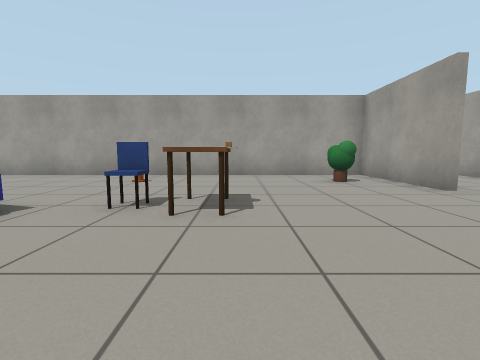
view 1 (above)

24 first-person views from a walk through a Gazebo world. The camera is 0.72 m above the floor, tilts 6° down and sees 85° across. The floor is counted in squares, 1 m on a side. Each view is taken from the middle of a square. On the plan, view 1 faces up. The plan holds only what a view shows up to about 9 squares ahead; the rest is blank.

view 2
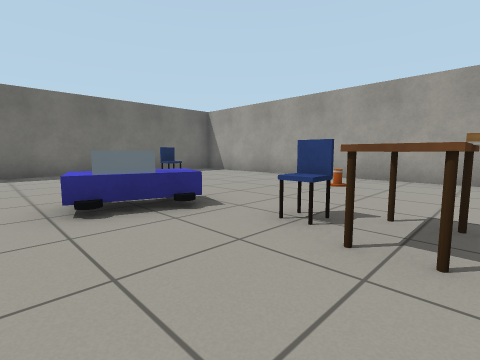

view 3
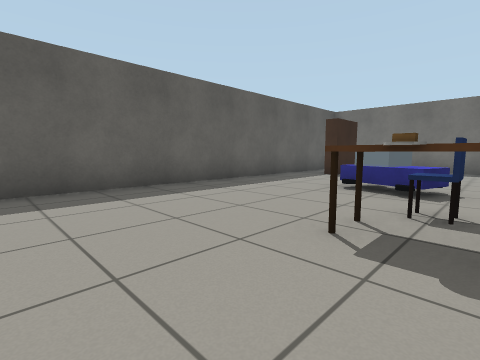

view 4
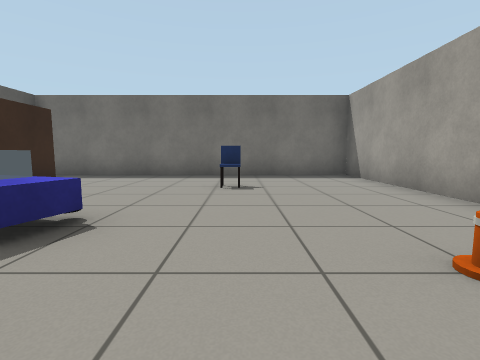

view 5
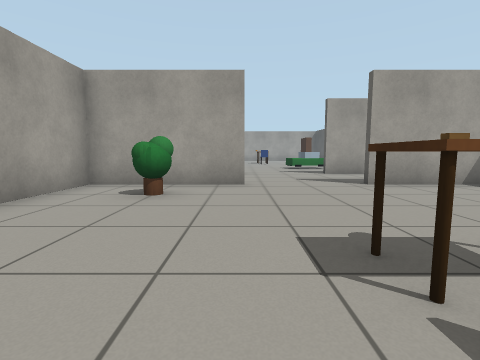

view 6
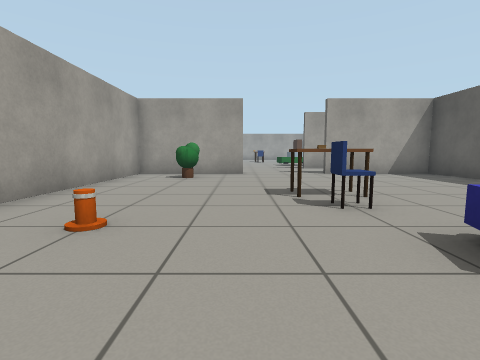

view 7
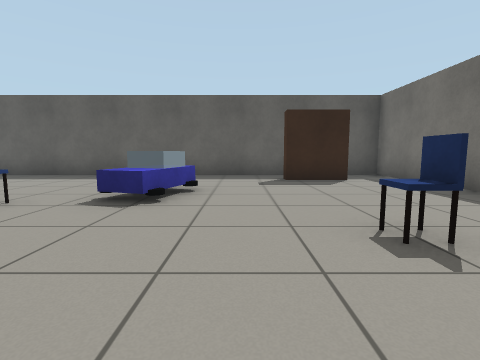

view 8
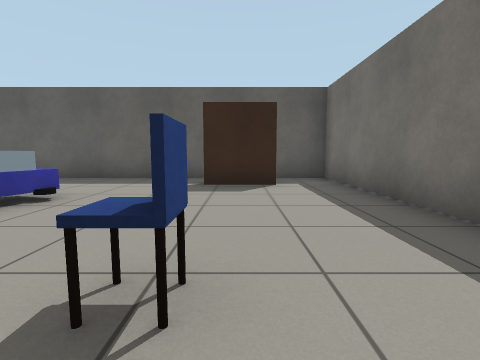

view 9
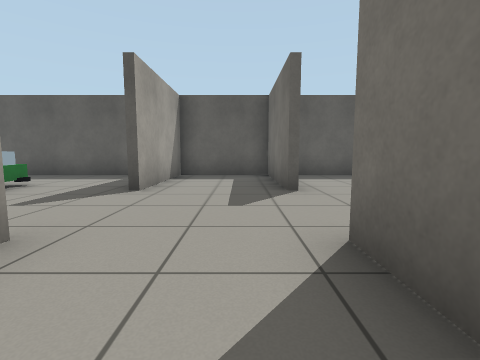

view 10
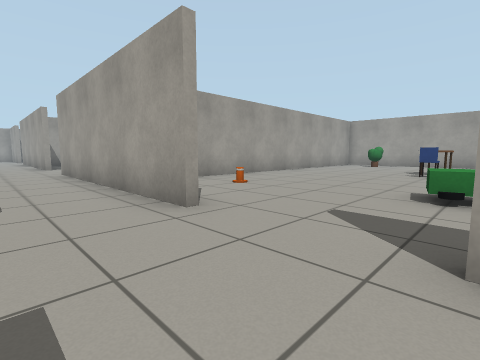

view 11
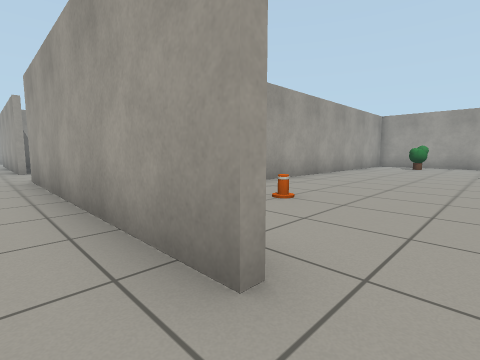

view 12
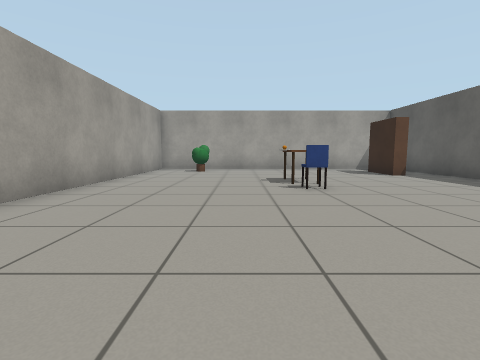

view 13
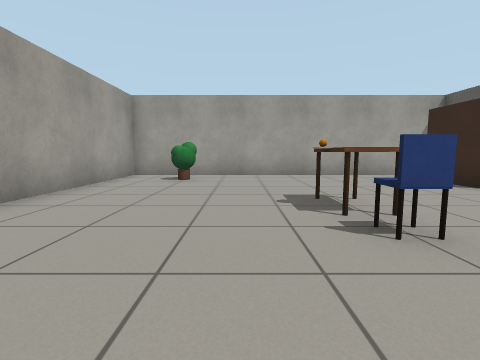

view 14
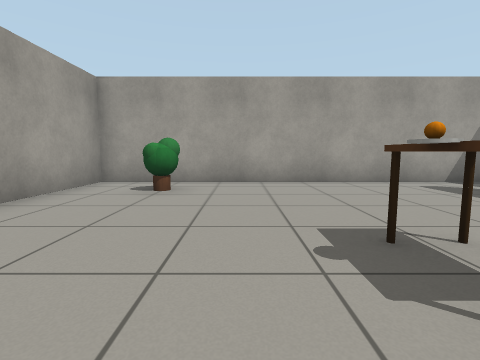

view 15
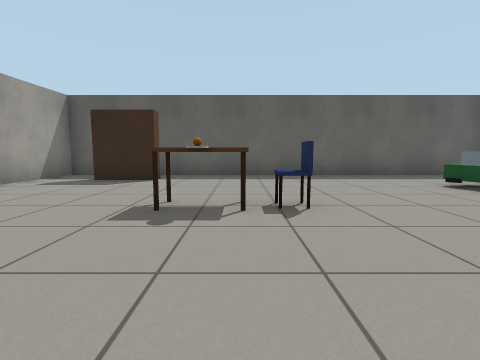

view 16
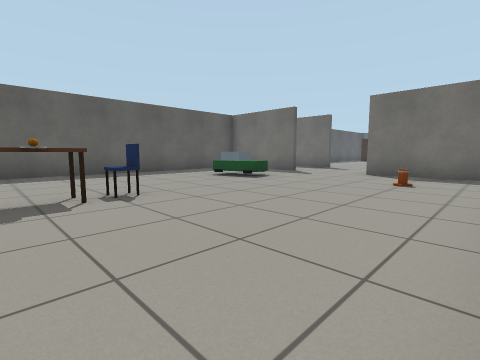

view 17
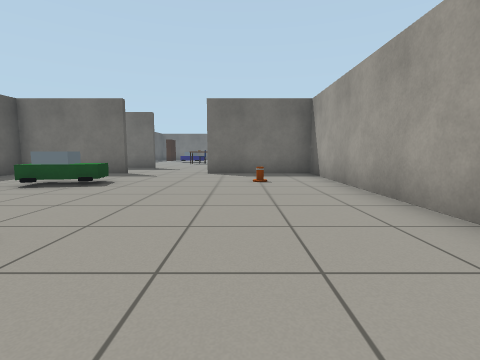

view 18
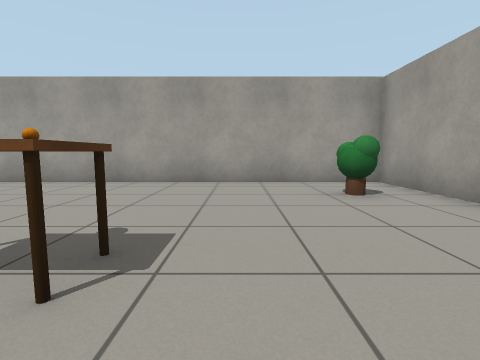

view 19
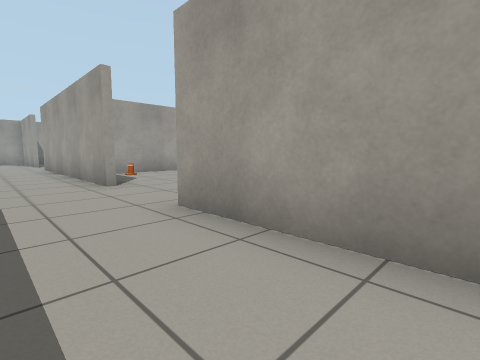

view 20
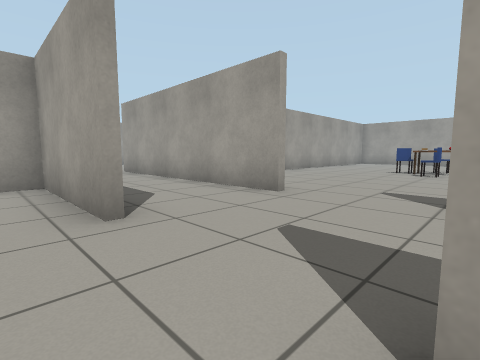

view 21
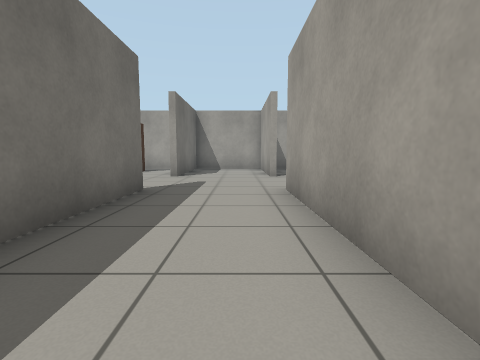

view 22
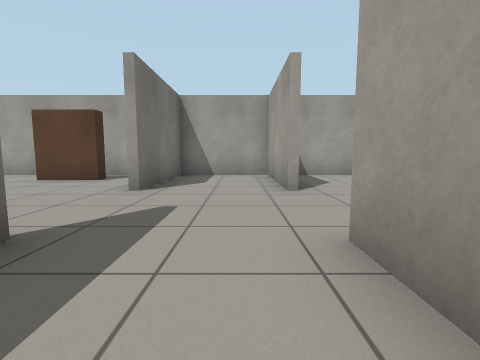

view 23
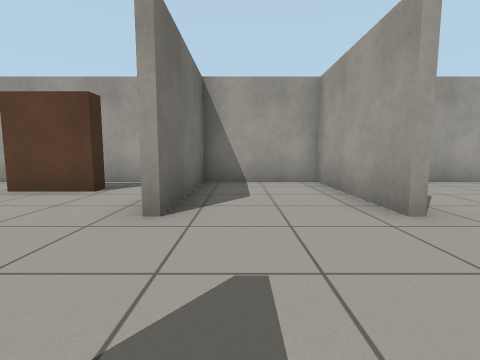

view 24
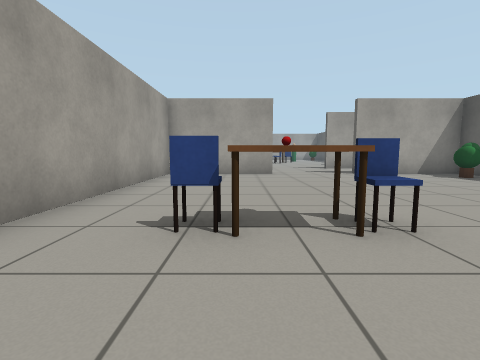

### Floor plan
Points are (right, up) in squares from view 1. A wall is a line through its corners. A room is listed if a view was taken in it or the views show most of it. See-through windows are left out.
Room 1 (views 1, 2, 3, 4, 5, 6, 7, 8)
walls: (3.9, 4.9) (3.9, 8.6); (-7.9, 0.2) (-6.2, 0.2) (-6.2, -0.3); (-6.5, -1.4) (3.9, -1.4); (4, 8.4) (-9.4, 8.4) (-9.4, -1.4); (3.9, -1.5) (3.9, 2.1)
ways out: opening at (4, 3.5) to room 2
objects: blue box (-7, 5); blue box (-6, 5); other object (-4, 2); other object (-4, 3); black cylinder (-3, 2); black cylinder (-3, 3); blue box (-1, 3); blue box (-1, 4); beige box (0, 3) to (0, 4); green ball (3, 6); green ball (3, 7)
Room 2 (views 9, 10, 11, 19, 21, 22, 23)
walls: (6.9, 14.9) (6.9, 22.1); (4.1, 6.1) (4.1, 4.9); (4.1, 22.1) (4.1, 19); (6.9, 4.9) (6.9, 12.1); (6.9, 24.9) (6.9, 28.4) (4.1, 28.4) (4.1, 24.9); (4.1, 2.1) (4.1, -1.5); (3.9, -1.4) (6.9, -1.4); (6.9, -1.5) (6.9, 2.1)
ways out: opening at (4, 3.5) to room 1; opening at (7, 3.5) to room 3; opening at (4, 13.5) to room 4; opening at (4, 23.5); opening at (7, 13.5); opening at (7, 23.5)
Room 3 (views 12, 13, 14, 15, 16, 17, 18)
walls: (17.2, -0.3) (17.2, 0.2) (18.9, 0.2); (7.1, 2.1) (7.1, -1.5); (19.6, -1.4) (20.4, -1.4) (20.4, 8.4) (7.1, 8.4) (7.1, 4.9); (6.9, -1.4) (18.1, -1.4)
ways out: opening at (7, 3.5) to room 2
objects: black cylinder (9, 2); other object (10, 1); other object (10, 3); other object (11, 2); blue box (14, 4); brown box (15, 3) to (16, 3); orange ball (15, 4) to (16, 4); green ball (19, 6); green ball (19, 7)
Room 4 (views 20, 24)
walls: (3.4, 8.6) (4, 8.6); (3.9, 8.6) (3.9, 12.1); (3.9, 14.9) (3.9, 18.4) (-2.5, 18.4)
ways out: opening at (4, 13.5) to room 2
objects: blue box (-3, 15); blue box (-3, 16); blue box (-2, 15); other object (-2, 16); green ball (3, 10)
Room 5 (no view inside)
walls: (2.6, 28.4) (1.6, 28.4); (2.3, 27.2) (2.3, 26.8)
ways out: opening at (1.5, 28); opening at (3, 27)

Where each view was taken, in squares from view 1:
view 1: 0 up, 0 right, facing up
view 2: 1 up, 0 right, facing up-left
view 3: 4 up, 2 right, facing down-left
view 4: 5 up, 1 left, facing left
view 5: 5 up, 2 left, facing right
view 6: 5 up, 5 left, facing right
view 7: 7 up, 5 left, facing down
view 8: 6 up, 7 left, facing down
view 9: 7 up, 5 right, facing down
view 10: 2 up, 5 right, facing up-right
view 11: 4 up, 6 right, facing up-right
view 12: 5 up, 9 right, facing right
view 13: 5 up, 12 right, facing right
view 14: 5 up, 14 right, facing right
view 15: 7 up, 15 right, facing down
view 16: 8 up, 16 right, facing down-left
view 17: 6 up, 16 right, facing left
view 18: 2 up, 17 right, facing up
view 19: 9 up, 5 right, facing up-right
view 20: 12 up, 3 right, facing up-right
view 21: 17 up, 6 right, facing up
view 22: 20 up, 6 right, facing up
view 23: 22 up, 5 right, facing up
view 24: 16 up, 5 left, facing right
